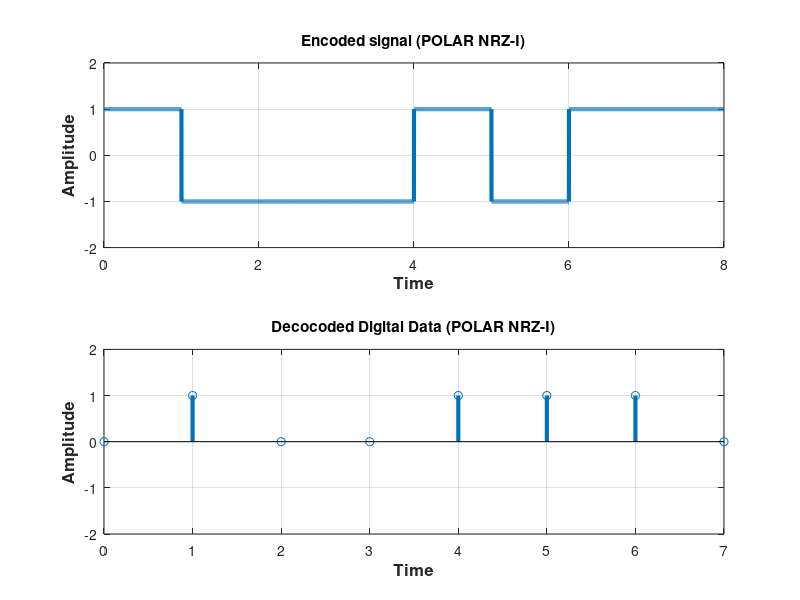

MATLAB code to generate this figure:
clear all;
close all;
clc;
%bits = input('Enter bit sequence: ');
bits = [0 1 0 0 1 1 1 0];
bitrate = 1;
n = 1000;
T = length(bits)/bitrate;
N = n*length(bits);
dt = T/N;
t = 0:dt:T-dt;
x = zeros(1,length(t));
lastbit = 1;

%Encoding
for i = 1 : length(bits)
  if bits(i) == 1
    x((i-1)*n+1:i*n) = -lastbit;
    lastbit = -lastbit;
  else x((i-1)*n+1:i*n) = lastbit;
  end
end
subplot(2, 1, 1);
plot(t, x, 'Linewidth', 3);
axis([0,length(bits),-2,2]);
title('Encoded signal (POLAR NRZ-I)');
xlabel('Time','fontweight','bold','fontsize',12);
ylabel('Amplitude','fontweight','bold','fontsize',12);
disp('NRZ-I Encoding:');
grid on;
disp(x);




%decoding
counter = 0;
previous_value = 1;
for i = 1 : length(t)
  if t(i) > counter
    counter = counter + 1;
    if (x(i) == previous_value)
        result(counter) = ~previous_value;
        previous_value = x(i);
    else
        result(counter) = previous_value;
        previous_value = x(i);
    end
  end
end
for i = 1 : length(bits)
   if result(i) == -1
        result(i) = 1;
   end
end
t1 = 0 : bitrate : length(bits)-1;
subplot(2, 1, 2);
stem(t1, result, 'Linewidth', 3);
axis([0,length(bits) - 1,-2,2]);
title('Decocoded Digital Data (POLAR NRZ-I)');
xlabel('Time','fontweight','bold','fontsize',12);
ylabel('Amplitude','fontweight','bold','fontsize',12);
grid on;

disp('NRZ-L Decoding:');
disp(result);